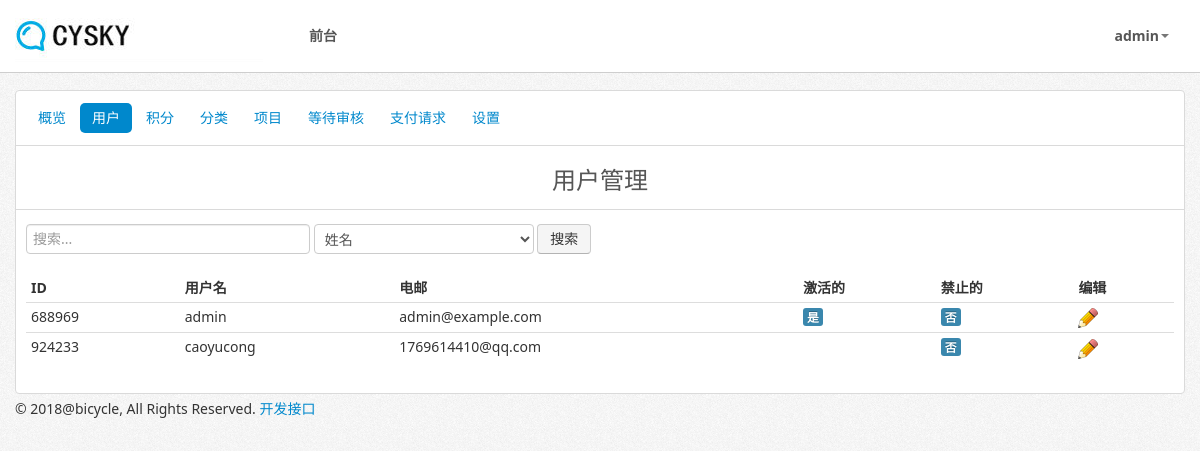
The page /admin/users.php (signed in) on the database its author committed.
### tables this page shows
CREATE TABLE IF NOT EXISTS `users` (
  `id` int(11) NOT NULL AUTO_INCREMENT,
  `user_id` bigint(11) NOT NULL,
  `first_name` varchar(100) NOT NULL,
  `last_name` varchar(100) NOT NULL,
  `gender` enum('Male','Female') NOT NULL,
  `username` varchar(20) NOT NULL,
  `password` varchar(128) NOT NULL,
  `email` varchar(255) NOT NULL,
  `activated` enum('0','1') NOT NULL DEFAULT '1',
  `suspended` enum('0','1') NOT NULL DEFAULT '0',
  `date_created` datetime NOT NULL,
  `last_login` datetime NOT NULL,
  `signup_ip` varchar(255) NOT NULL,
  `last_ip` varchar(255) NOT NULL,
  `country` varchar(255) NOT NULL,
  `staff` enum('0','1') NOT NULL DEFAULT '0',
  `whitelist` enum('0','1') NOT NULL DEFAULT '0',
  `ip_whitelist` text NOT NULL,
  `credit` bigint(20) unsigned NOT NULL,
  `banked_credit` bigint(20) unsigned NOT NULL,
  `investments_made` bigint(20) unsigned NOT NULL,
  `amount_invested` bigint(20) unsigned NOT NULL,
  `oauth_provider` enum('0','1') NOT NULL DEFAULT '0',
  `oauth_uid` text NOT NULL,
  PRIMARY KEY (`id`)
);

### includes/classes/session.class.php (called while the page is built, shortened)
<?php
include 'user.class.php';
class Session {
	private $logged_in=false;
  public function is_logged_in() {
    return $this->logged_in;
  }
	private function check_login() {
	  	if(isset($_SESSION['user_id'])) {
	      $this->logged_in = true;
	    }
  	}
}
$session = new Session();

### includes/classes/database.class.php (called while the page is built, shortened)
<?php
class MySQLDatabase {
	private $connection;
	public function open_connection() {
		$this->connection = mysqli_connect(DB_SERVER, DB_USER, DB_PASS, DB_NAME);
		mysqli_query($this->connection, 'SET NAMES utf8');
	}
	public function query($sql) {
		$result = mysqli_query($this->connection, $sql);
		return $result;
	}
   public function fetch_array($result_set) {
    return mysqli_fetch_array($result_set);
   }
}
$database = new MySQLDatabase();

### includes/classes/user.class.php (called while the page is built, shortened)
<?php
class User {
	protected static $table_name="users";
	protected static $db_fields = array('id', 'user_id', 'first_name', 'last_name', 'gender', 'username', 'password', 'email', 'user_level', 'primary_group', 'activated', 'suspended', 'date_created', 'last_login', 'account_lock', 'signup_ip', 'last_ip', 'country', 'whitelist', 'ip_whitelist', 'credit', 'banked_credit', 'staff', 'investments_made', 'amount_invested', 'invited_by', 'created', 'expires', 'expiry_date', 'level_id', 'level_name', 'auto', 'datetime', 'ip_address', 'name', 'qty', 'status', 'redirect_page', 'access_time', 'time_type', 'amount', 'created', 'timed_access', 'expiry_date', 'expires', 'package_name','message','profile_picture','type','task','amount','options','credits','description');
	public static function find_all() {
		return self::find_by_sql("SELECT * FROM ".self::$table_name);
  	}
  	public static function find_by_id($id=0) {
    $result_array = self::find_by_sql("SELECT * FROM ".self::$table_name." WHERE user_id={$id} LIMIT 1");
		return !empty($result_array) ? array_shift($result_array) : false;
    }
  	public static function find_by_sql($sql="") {
    global $database;
    $result_set = $database->query($sql);
    $object_array = array();
    while ($row = $database->fetch_array($result_set)) {
      $object_array[] = self::instantiate($row);
    }
    return $object_array;
    }
	public static function count_all() {
	  global $database;
	  $sql = "SELECT COUNT(*) FROM ".self::$table_name;
    $result_set = $database->query($sql);
	  $row = $database->fetch_array($result_set);
    return array_shift($row);
	}
	private static function instantiate($record) {
    	$object = new self;
		foreach($record as $attribute=>$value){
		  if($object->has_attribute($attribute)) {
		    $object->$attribute = $value;
		  }
		}
		return $object;
	}
	private function has_attribute($attribute) {
	  return array_key_exists($attribute, $this->attributes());
	}
	protected function attributes() {
	  $attributes = array();
	  foreach(self::$db_fields as $field) {
	    if(property_exists($this, $field)) {
	      $attributes[$field] = $this->$field;
	    }
	  }
	  return $attributes;
	}
}

### includes/global/header.php (called while the page is built, shortened)
<?php
if($session->is_logged_in()) {
	$user = User::find_by_id($_SESSION['user_id']);
} else {
	$user = new User;
	$user->staff = "";
}
?>

### includes/classes/pagination.class.php (called while the page is built, shortened)
<?php
class Pagination {
  public $current_page;
  public $per_page;
  public function __construct($page=1, $per_page=20, $total_count=0){
  	$this->current_page = (int)$page;
    $this->per_page = (int)$per_page;
  }
  public function offset() {
    return ($this->current_page - 1) * $this->per_page;
  }
}

### admin/users.php (the view, shortened to what this page needs)
<?php
require_once("../includes/inc_files.php");
require_once("../includes/classes/admin.class.php");
$admin = User::find_by_id($_SESSION['user_id']);
$users = User::find_all();
$active_page = "users";
if(isset($_GET['search']) && $_GET['search'] != ""){
	$search = true;
	$query = preg_replace('#[^a-z 0-9?!]#i', '', $_GET['search']);
	if($_GET['filter'] == "username"){
		$sql = "SELECT * FROM users WHERE username LIKE '%$query%'";
	} else if($_GET['filter'] == "first name") {
		$sql = "SELECT * FROM users WHERE first_name LIKE '%$query%'";
	} else if($_GET['filter'] == "last name") {
		$sql = "SELECT * FROM users WHERE last_name LIKE '%$query%'";
	} else if($_GET['filter'] == "full name"){
		$sql = "SELECT * FROM users WHERE CONCAT(first_name,' ',last_name) like '%$query%'";
	} else if($_GET['filter'] == "user_id"){
		$sql = "SELECT * FROM users WHERE user_id LIKE '%$query%'";
	} else if($_GET['filter'] == "country"){
		$sql = "SELECT * FROM users WHERE country LIKE '%$query%'";
	}
	$query_data = User::find_by_sql($sql);
	$page = !empty($_GET['page']) ? (int)$_GET['page'] : 1;
	$per_page = PAGINATION_PER_PAGE;
	$total_count = count($query_data);
	$pagination = new Pagination($page, $per_page, $total_count);
	$sql .= " LIMIT {$per_page} OFFSET {$pagination->offset()}";
	$query_data = User::find_by_sql($sql);
} else {
	$page = !empty($_GET['page']) ? (int)$_GET['page'] : 1;
	$per_page = PAGINATION_PER_PAGE;
	$total_count = User::count_all();
	$pagination = new Pagination($page, $per_page, $total_count);
	$sql = "SELECT * FROM users LIMIT {$per_page} OFFSET {$pagination->offset()}";
	$query_data = User::find_by_sql($sql);
}
?>
<?php $page_title = "用户管理"; require_once("../includes/themes/".THEME_NAME."/admin_header.php"); ?>
	<div class="row-fluid">
		<?php require_once("../includes/global/admin_nav.php"); ?>
	</div>
	<div class="row-fluid">
	<div class="span12">
		<div class="title">
			<h1><?php echo $page_title; ?></h1>
		</div>
		<form action="users.php" method="GET" class="form-search">
			<input type="text" placeholder="搜索..." name="search" class="input-xlarge">
			<select name="filter">
				<option value="full name">姓名</option>
			</select>
			<button type="submit" class="btn">搜索</button>
		</form>
		<table class="table table-condensed">
			<thead>
				<tr>
					<th><?php echo table_id; ?></th>
					<th><?php echo table_username; ?></th>
					<th><?php echo table_email; ?></th>
					<th><?php echo table_activated; ?></th>
					<th><?php echo table_suspended; ?></th>
					<th><?php echo table_edit; ?></th>
				</tr>
			</thead>
			<tbody>
				<?php foreach($query_data as $user) : ?>
				<tr>
					<td><?php echo $user->user_id ?></td>
					<td><?php echo $user->username ?></td>
					<td><?php echo $user->email ?></td>
					<td><?php echo convert_boolean($user->activated) ?></td>
					<td><?php echo convert_boolean_sus($user->suspended) ?></td>
					<td><a href="user_settings.php?user_id=<?php echo $user->user_id ?>"><img src="../assets/img/pencil.png" alt="edit" class="edit_button" /></a></td>
				</tr>
				<?php endforeach; ?>
			</tbody>
		</table>
	</div>
	</div>
<?php require_once("../includes/themes/".THEME_NAME."/footer.php"); ?>

### includes/themes/mds_light/admin_header.php (shortened to what this page needs)
<?php require_once("../includes/global/header.php"); ?>
<!DOCTYPE html>
<html lang="en">
<head>
	<link href="../includes/themes/<?php echo THEME_NAME; ?>/css/bootstrap.css" rel="stylesheet">
	<link href="../includes/themes/<?php echo THEME_NAME; ?>/css/main.css" rel="stylesheet">
</head>
<body>
	<div id="header-wrapper">
		<div class="container">
			<header>
				<div class="row-fluid">
					<div class="span12">
						<div class="navbar">
							<div class="navbar-inner">
								<div class="container">
									<a href="../" class="brand"><img src="../includes/themes/<?php echo THEME_NAME; ?>/img/logo.jpg" width="248" height="52" alt="Logo"></a>
									<div class="nav-collapse collapse navbar-responsive-collapse">
										<ul class="nav">
											<li><a href="../index.php">前台</a></li>
										</ul>
										<ul class="nav pull-right">
											<?php if($session->is_logged_in()) { ?>
												<li class="dropdown">
										          <a href="" class="dropdown-toggle" data-toggle="dropdown"><?php echo $user->username; ?><b class="caret"></b></a>
										        </li>
											<?php } ?>
										</ul>
									</div>
								</div>
							</div>
						</div>
					</div>
				</div>
			</header>
		</div>
	</div>
	<div class="container">
		<div id="content" class="settings">

### includes/global/admin_nav.php
<div class="span12">
	<ul class="nav nav-pills" style="margin-bottom: -10px;">
		<li<?php if($active_page == "overview"){echo " class='active'";} ?>><a href="index.php"><?php echo aa_overview; ?></a></li>
		<li<?php if($active_page == "users"){echo " class='active'";} ?>><a href="users.php"><?php echo aa_users; ?></a></li>
		<li<?php if($active_page == "credits"){echo " class='active'";} ?>><a href="credits.php"><?php echo aa_credits; ?></a></li>
		<li<?php if($active_page == "categories"){echo " class='active'";} ?>><a href="categories.php"><?php echo aa_categories; ?></a></li>
		<li<?php if($active_page == "projects"){echo " class='active'";} ?>><a href="projects.php"><?php echo aa_projects; ?></a></li>
		<li<?php if($active_page == "awaiting"){echo " class='active'";} ?>><a href="awaiting_review.php"><?php echo aa_awaiting_review; ?></a></li>
		<li<?php if($active_page == "payout"){echo " class='active'";} ?>><a href="payout_requests.php"><?php echo aa_payout_requests; ?></a></li>
		<li<?php if($active_page == "settings"){echo " class='active'";} ?>><a href="settings.php"><?php echo aa_settings; ?></a></li>
	</ul>
	<hr style="margin-bottom: 9px;" />
</div>

### includes/classes/functions.class.php (shortened to what this page needs)
<?php
require_once("database.class.php");
function convert_boolean($boolean) {
	if($boolean == 0) {
		$end = "<span class=\"label label-warning\">否</span>";
	} else if($boolean == 1) {
		$end = "<span class=\"label label-info\">是</span>";
	}
	return $end;
}
function convert_boolean_sus($boolean) {
	if($boolean == 0) {
		$end = "<span class=\"label label-info\">否</span>";
	} else if($boolean == 1) {
		$end = "<span class=\"label label-important\">是</span>";
	}
	return $end;
}

### includes/themes/mds_light/footer.php (shortened to what this page needs)
		</div>
	</div>
	<div class="container">
		<footer>
			&copy; 2018@bicycle, All Rights Reserved. <a href="<?php echo WWW; ?>developer_api.php">开发接口</a>
		</footer>
	</div>
</body>
</html>

### includes/themes/mds_light/css/main.css (style rules this page uses)
#header-wrapper { position: fixed; top: 0; width: 100%; background: rgb(255, 255, 255); border-bottom: 1px solid rgb(206, 206, 206); z-index: 1000; }
header { position: relative; color: white; }
body { margin: 90px 0 0 0 !important; background: white url('../img/bgnoise.png') repeat; }
#content { background: white; border: 1px solid #dadada; padding: 10px; -webkit-border-radius: 4px; -moz-border-radius: 4px; border-radius: 4px; }
#content .title { text-align: center; border-bottom: 1px solid #dadada; margin: 0px -10px 14px; color: #565656; }
#content .title h1 { font-size: 24px; line-height: 30px; margin-bottom: 14px; }
hr { margin: 20px -10px; border: 0; border-top: 1px solid #dadada; border-bottom: none !important; }
.navbar { margin-bottom: 0 !important; }
.navbar .nav { margin-top: 15px; }
.navbar .nav > li > a { float: none; font-weight: bold; padding: 10px 15px 10px; color: #565656; text-decoration: none; text-shadow: none; border: 1px solid transparent; }
.navbar .nav > li { float: left; margin-left: 10px; }
footer { padding: 5px 0px; }

### rows shown on the page
users: username "admin", user "688969", email "admin@example.com", activated "是", suspended "否"
users: user "924233", username "caoyucong", email "1769614410@qq.com", suspended "否"

### other values the page prints
aa_overview "概览"
aa_users "用户"
aa_credits "积分"
aa_categories "分类"
aa_projects "项目"
aa_awaiting_review "等待审核"
aa_payout_requests "支付请求"
aa_settings "设置"
$page_title "用户管理"
table_id "ID"
table_username "用户名"
table_email "电邮"
table_activated "激活的"
table_suspended "禁止的"
table_edit "编辑"
